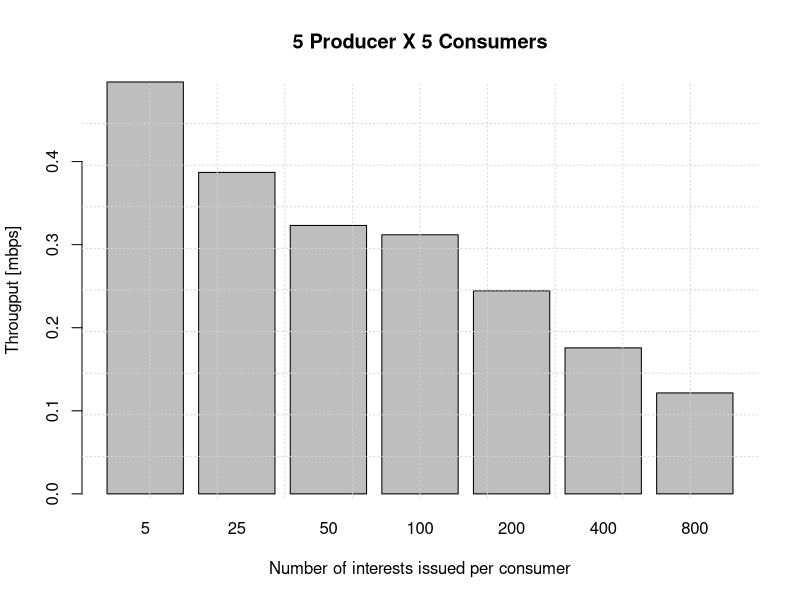

Here is the R script that generated this plot:
v = read.csv("throughput.csv",sep=',')
a=aggregate(v,by=list(v$n_pkt),FUN=mean)
png("throughput.png")
barplot(a$thput*8.0/1000000,names=c(5,25,50,100,200,400,800),xlab="Number of interests issued per consumer",ylab="Througput [mbps]", main="5 Producer X 5 Consumers")
grid(10,10)
dev.off()
